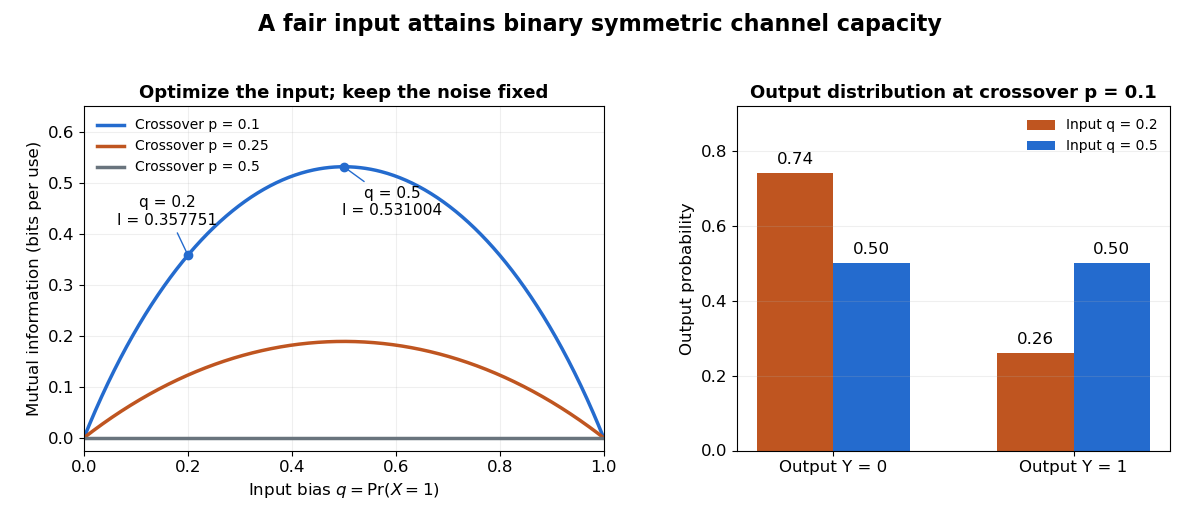

Write Python code to recreate this figure.
"""Vary the input bias of a fixed binary symmetric channel; PNG to CWD."""

from pathlib import Path

import matplotlib.pyplot as plt
import numpy as np


def binary_entropy(probabilities):
    p = np.asarray(probabilities, dtype=float)
    result = np.zeros_like(p)
    mask = (p > 0) & (p < 1)
    result[mask] = -p[mask] * np.log2(p[mask]) - (1 - p[mask]) * np.log2(1 - p[mask])
    return result


def mutual_information(p, q):
    return binary_entropy(p + (1 - 2 * p) * np.asarray(q)) - binary_entropy(p)


def main():
    plt.rcParams.update({"font.size": 12, "figure.facecolor": "white"})
    fig, (left, right) = plt.subplots(1, 2, figsize=(12, 5.3), dpi=100,
                                     gridspec_kw={"width_ratios": [1.2, 1]})
    q = np.linspace(0, 1, 501)
    for p, color in [(0.1, "#246bce"), (0.25, "#bf5520"), (0.5, "#69747d")]:
        left.plot(q, mutual_information(p, q), color=color, linewidth=2.5,
                  label=f"Crossover p = {p:g}")
    for bias in [0.2, 0.5]:
        value = float(mutual_information(0.1, bias))
        left.scatter([bias], [value], color="#246bce", zorder=5)
        left.annotate(f"q = {bias:g}\nI = {value:.6f}",
                      (bias, value),
                      xytext=(-15, 22) if bias == 0.2 else (35, -35),
                      textcoords="offset points",
                      arrowprops={"arrowstyle": "-", "color": "#246bce"},
                      ha="center", fontsize=11)
    left.set(xlabel=r"Input bias $q=\Pr(X=1)$",
             ylabel="Mutual information (bits per use)",
             xlim=(0, 1), ylim=(-0.025, 0.65))
    left.set_title("Optimize the input; keep the noise fixed", fontsize=13, weight="bold")
    left.grid(alpha=0.2)
    left.legend(loc="upper left", frameon=False, fontsize=10)
    x = np.arange(2)
    width = 0.32
    for bias, color, offset in [(0.2, "#bf5520", -width / 2), (0.5, "#246bce", width / 2)]:
        output_one = 0.1 + 0.8 * bias
        values = np.array([1 - output_one, output_one])
        bars = right.bar(x + offset, values, width=width, color=color,
                         label=f"Input q = {bias:g}")
        for bar, value in zip(bars, values, strict=True):
            right.text(bar.get_x() + bar.get_width() / 2, value + 0.025,
                       f"{value:.2f}", ha="center")
    right.set_xticks(x, labels=["Output Y = 0", "Output Y = 1"])
    right.set(ylabel="Output probability", ylim=(0, 0.92))
    right.set_title("Output distribution at crossover p = 0.1",
                    fontsize=13, weight="bold")
    right.grid(axis="y", alpha=0.2)
    right.legend(loc="upper right", frameon=False, fontsize=10)
    fig.suptitle("A fair input attains binary symmetric channel capacity",
                 fontsize=16, weight="bold", y=0.975)
    fig.subplots_adjust(left=0.07, right=0.975, bottom=0.15, top=0.80, wspace=0.28)
    fig.savefig(Path.cwd() / Path(__file__).with_suffix(".png").name,
                facecolor="white", transparent=False)
    plt.close(fig)


if __name__ == "__main__":
    main()
